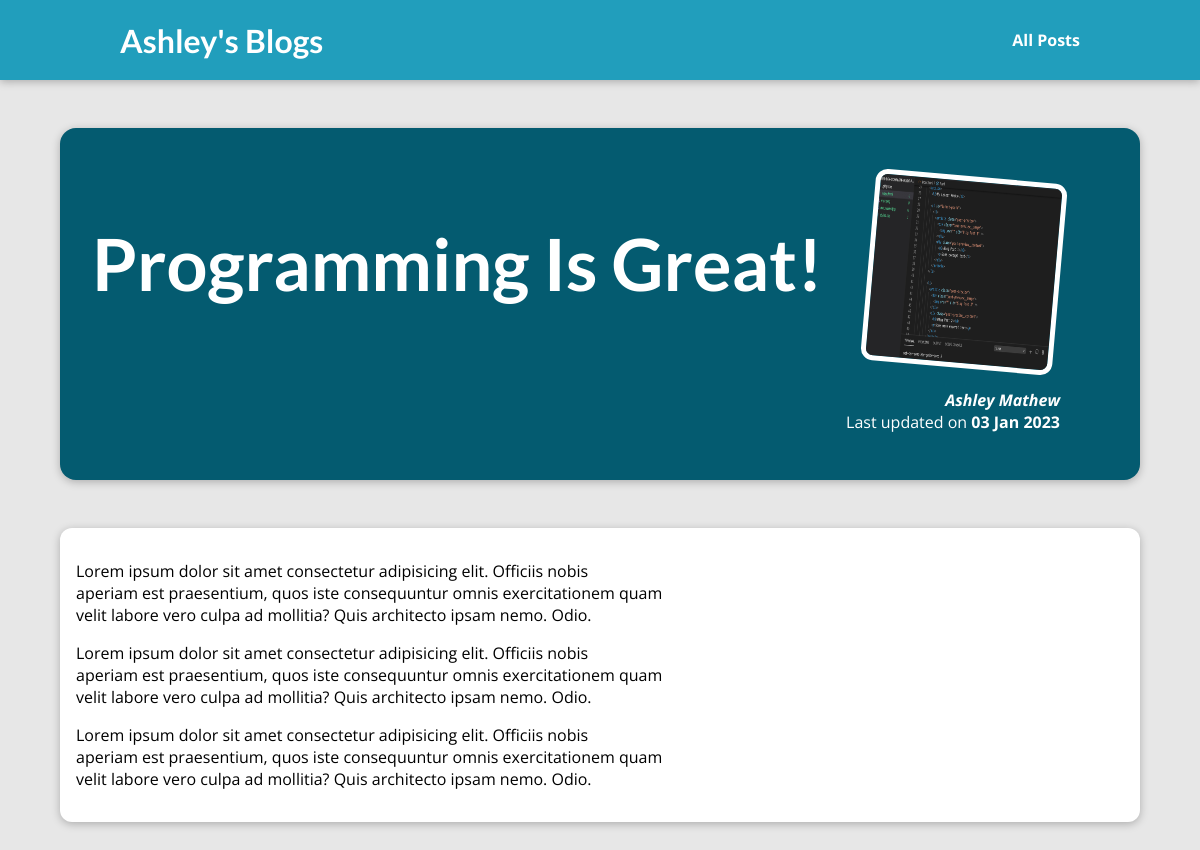
The page /posts/programming-is-great on the database its author committed.
### blog/models.py (models this page shows, shortened)
class Post(models.Model):
    title = models.CharField(max_length=50)
    excerpt = models.CharField(max_length=100)
    image = models.CharField(max_length=50, default=DEFAULT_IMG_URL)
    date = models.DateField(auto_now = True)
    slug = slug = models.SlugField(
                        default="",
                        unique=True,
                        null=False,
                        blank=True,
                        )
    content = models.TextField(validators=[MinLengthValidator(10)])
    author = models.ForeignKey(
                    Author,
                    on_delete=models.SET_NULL,
                    related_name="posts",
                    null=True,
                    )
    tags = models.ManyToManyField(Tag,
                    related_name="posts"
                    )

class Author(models.Model):
    first_name = models.CharField(max_length=50)
    last_name = models.CharField(max_length=50)
    email = models.EmailField(max_length=50)
    def fullname(self):
        return f"{self.first_name} {self.last_name}"
    def __str__(self):
        return self.fullname()

### blog/views.py (the view)
# urls.py: path("posts/<slug:slug>", views.posts_detail, name="post_detail"),
def posts_detail(request, slug):
    try:
        post = Post.objects.filter(slug=slug).get()
    except ObjectDoesNotExist:
        raise Http404()
    return render(request, 'blog/post-detail.html', {
    "post": post
    })

### blog/templates/blog/post-detail.html (shortened to what this page needs)
{% extends 'base.html' %}
{% load static %}
{% block css_files %}
<link rel="stylesheet" href="{% static "blog/post-detail.css" %}">
{% endblock %}
{% block content %}
<section id="summary">
    <h2>{{ post.title|title}}</h2>
        <article>
            <img src="{% static "blog/images/"|add:post.image %}" alt={{post.title}}>
            <address>{{ post.author }}</address>
            <div>
                Last updated on <time>{{ post.date|date:"d M Y" }}</time>
            </div>
        </article>
</section>
<main>
    {{post.content|linebreaks}}
</main>
{% endblock %}

### static/app.css (style rules this page uses)
* { box-sizing: border-box; }
html { font-family: 'Open Sans', 'Lato', sans-serif; }
body { margin: 0; }
h1, h2, h3 { font-family: 'Lato', sans-serif; font-weight: bold; }

### blog/static/blog/post-detail.css (style rules this page uses)
body { background-color: #e7e7e7; }
#summary { margin: 8rem auto 3rem auto; padding: 2rem; width: 90%; max-width: 90rem; border-radius: 16px; background-color: #045b70; position: relative; box-shadow: 0 2px 8px rgba(0, 0, 0, 0.25); height: 22rem; }
#summary h2 { color: white; font-size: 4.5rem; }
#summary article { position: absolute; top: 2rem; right: 3rem; padding: 1rem 2rem; border-radius: 12px; text-align: right; color: white; }
#summary article img { width: 12rem; height: 12rem; border-radius: 12px; transform: rotateZ(5deg); border: 5px solid white; margin-bottom: 1rem; }
#summary address { font-weight: bold; }
#summary time { font-weight: bold; }
main { width: 90%; max-width: 90rem; margin: 3rem auto; background-color: white; padding: 1rem; border-radius: 12px; box-shadow: 0 2px 8px rgba(0, 0, 0, 0.25); }

### rows shown on the page
Post: title "Programming Is Great!", image (picture), author "Ashley Mathew", date "03 Jan 2023", content "Lorem ipsum dolor sit amet consectetur adipisicing elit. Officiis nobis aperiam est praesentium, quos iste consequuntur omnis exercitationem quam velit labore vero culpa ad mollitia? Quis architecto ipsam nemo. Odio. Lorem ipsum dolor sit amet consectetur adipisicing elit. Officiis nobis aperiam est praesentium, quos iste consequuntur omnis exercitationem quam velit labore vero culpa ad mollitia? Quis architecto ipsam nemo. Odio. Lorem ipsum dolor sit amet consectetur adipisicing elit. Officiis nobis aperiam est praesentium, quos iste consequuntur omnis exercitationem quam velit labore vero culpa ad mollitia? Quis architecto ipsam nemo. Odio."
